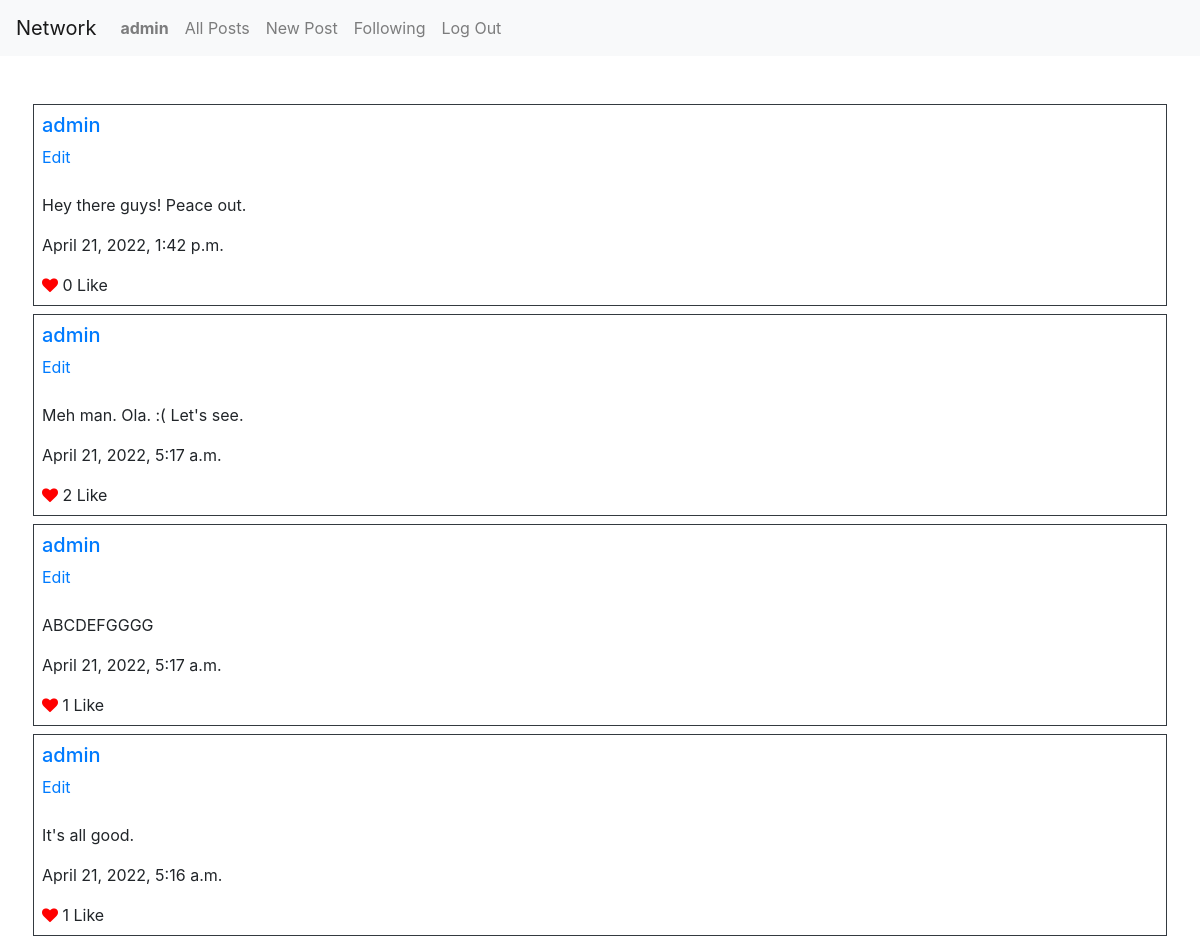
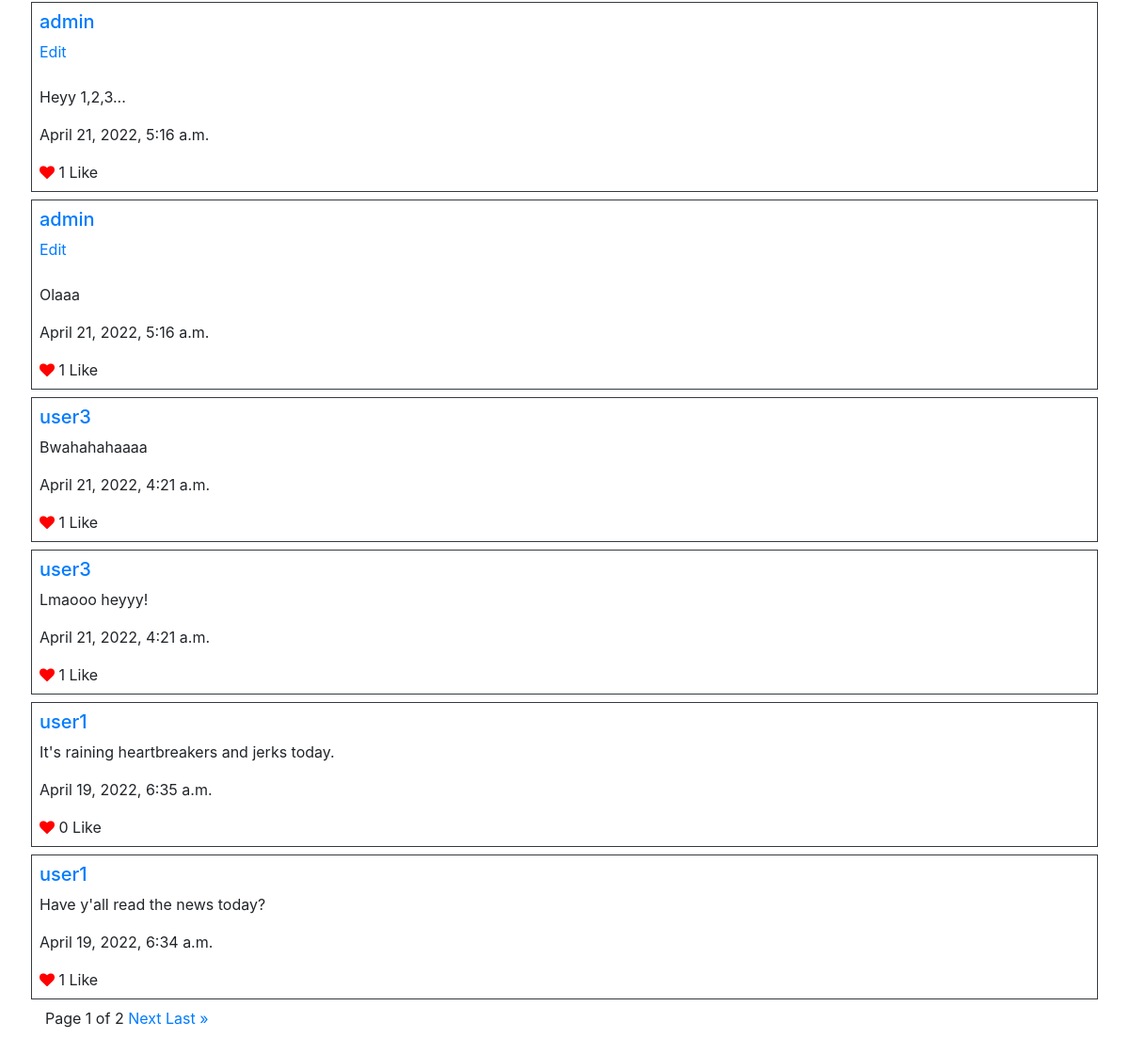
/ (signed in), run on the app's committed database (2 pictures, top to bottom).
### network/models.py (models this page shows)
class User(AbstractUser):
    pass

class Post(models.Model):
    user = models.ForeignKey(User, on_delete=models.CASCADE)
    content = models.CharField(max_length=300, default=None)
    date = models.DateTimeField(default=datetime.datetime.now)
    liked = models.ManyToManyField(User, blank = True, related_name="postlikes")

### network/views.py (the view)
# urls.py: path("", views.index, name="index"),
def index(request):
    l=[]
    all_posts = Post.objects.all().order_by('-date')
    for ap in all_posts:
        for f in ap.liked.all():
            if f.id == request.user.id:
                l.append(ap.id)
    paginator = Paginator(all_posts,10)
    page_number = request.GET.get('page')
    page_obj = paginator.get_page(page_number)
    return render(request, "network/index.html", {
        "posts":page_obj,
        "liked": l
    })

### network/templates/network/index.html (shortened to what this page needs)
{% extends "network/layout.html" %}
{% block body %}
    {% for p in posts %}
        <div class="row">
        <div class="col border border-dark mb-2 p-2">
            <h5><a href="{% url 'profile' p.user.username %}">{{p.user.username}}</a></h5>
            {% if p.user.id == request.user.id %}
                <a href="{% url 'editpost' p.id %}">Edit</a>
                <br><br>
            {% endif %}
            <p>{{p.content}}</p>
            <p>{{p.date}}</p>
            {% if user.is_authenticated %}
                {% if p.id in l %}
                    <i class="fa fa-heart" style="color:red"></i>&nbsp;<span id="count-{{p.id}}">{{p.liked.count}}</span>&nbsp;<a id="change" data-post="{{p.id}}" onclick="change({{p.id}})">Unlike</a>
                {% else %}
                    <i class="fa fa-heart" style="color:red"></i>&nbsp;<span id="count-{{p.id}}">{{p.liked.count}}</span>&nbsp;<a class="change-{{p.id}}" id="change" data-post="{{p.id}}" onclick="change({{p.id}})">Like</a>
                {% endif %}
            {% endif %}
        </div>
        </div>
    {% endfor %}
    <div class="pagination">
        <span class="step-links">
            <span class="current">
                Page {{ posts.number }} of {{ posts.paginator.num_pages }}
            </span>
            {% if posts.has_next %}
                <a href="?page={{ posts.next_page_number }}">Next</a>
                <a href="?page={{ posts.paginator.num_pages }}">Last &raquo;</a>
            {% endif %}
        </span>
    </div>
{% endblock %}

### network/templates/network/layout.html (shortened to what this page needs)
{% load static %}
<!DOCTYPE html>
<html lang="en">
    <head>
        <link rel="stylesheet" href="https://stackpath.bootstrapcdn.com/bootstrap/4.4.1/css/bootstrap.min.css">
        <link rel="stylesheet" href="https://cdnjs.cloudflare.com/ajax/libs/font-awesome/4.7.0/css/font-awesome.min.css">
        <link href="{% static 'network/styles.css' %}" rel="stylesheet">
    </head>
    <body>
        <nav class="navbar navbar-expand-lg navbar-light bg-light">
            <a class="navbar-brand" href="#">Network</a>
            <div>
              <ul class="navbar-nav mr-auto">
                {% if user.is_authenticated %}
                    <li class="nav-item">
                        <a class="nav-link" href="{% url 'profile' user.username %}"><strong>{{ user.username }}</strong></a>
                    </li>
                {% endif %}
                <li class="nav-item">
                  <a class="nav-link" href="{% url 'index' %}">All Posts</a>
                </li>
                {% if user.is_authenticated %}
                    <li class="nav-item">
                        <a class="nav-link" href="{% url 'newpost' %}">New Post</a>
                    </li>
                    <li class="nav-item">
                        <a class="nav-link" href="{% url 'following' %}">Following</a>
                    </li>
                    <li class="nav-item">
                        <a class="nav-link" href="{% url 'logout' %}">Log Out</a>
                    </li>
                {% endif %}
              </ul>
            </div>
          </nav>
        <div class="body p-5">
            {% block body %}
            {% endblock %}
        </div>
    </body>
</html>

### data on the page
User: username "admin"
Post: user.username "admin", shows "Edit", content "Hey there guys! Peace out.", date "April 21, 2022, 1:42 p.m.", liked.count "0"
Post: user.username "admin", shows "Edit", content "Meh man. Ola. :( Let's see.", date "April 21, 2022, 5:17 a.m.", liked.count "2"
Post: user.username "admin", shows "Edit", content "ABCDEFGGGG", date "April 21, 2022, 5:17 a.m.", liked.count "1"
Post: user.username "admin", shows "Edit", content "It's all good.", date "April 21, 2022, 5:16 a.m.", liked.count "1"
Post: user.username "admin", shows "Edit", content "Heyy 1,2,3...", date "April 21, 2022, 5:16 a.m.", liked.count "1"
Post: user.username "admin", shows "Edit", content "Olaaa", date "April 21, 2022, 5:16 a.m.", liked.count "1"
Post: user.username "user3", content "Bwahahahaaaa", date "April 21, 2022, 4:21 a.m.", liked.count "1"
Post: user.username "user3", content "Lmaooo heyyy!", date "April 21, 2022, 4:21 a.m.", liked.count "1"
Post: user.username "user1", content "It's raining heartbreakers and jerks today.", date "April 19, 2022, 6:35 a.m.", liked.count "0"
Post: user.username "user1", content "Have y'all read the news today?", date "April 19, 2022, 6:34 a.m.", liked.count "1"

### other printed values
{{ posts.number }} "1"
{{ posts.paginator.num_pages }} "2"
